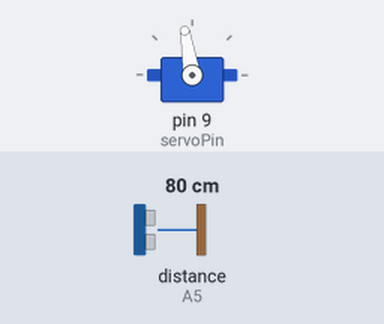
Simulated run of this sketch. Board: Arduino Uno, built with avr-gcc and run on an emulated ATmega328P. Shown: servo. The test bench sets the inputs (shaded band); at power-on: distance to the obstacle (sensor on A5) 80 cm.

Above: at 0.17 s.
At 1.2 s:
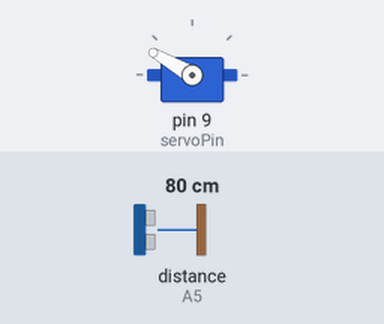
1.3 s: distance to the obstacle (sensor on A5) set to 2 cm
At 1.68 s:
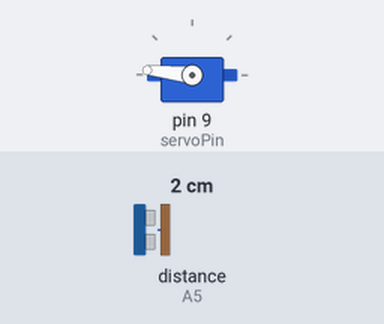
Timing chart, 0 to 13.3 s (numbered marks = the images above; inputs shaded):
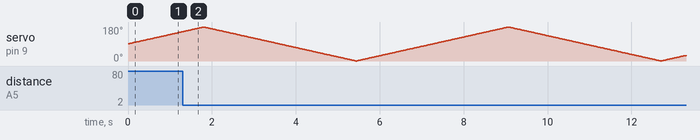

The sketch:

sharp_and_servo.ino
```cpp
/*
Benjamin Matase, AC Li, Mark (Rick) Moyer, Yash Mittal
20 February, 2016

An arduino C program used to control a robot to navigate a simulated Mars
evironment.

Servo setup:   brown-  gnd
               red  -  5v
               yellow- servoPin
*/

#include <Servo.h>
#include <SharpIR.h>

#define ir A5
#define model 1080

SharpIR sharp(ir, 10, 90, model); // creates a distance sensor object
Servo myservo; // create servo object to control a servo

int servoPos = 90; // variable to store the servo position
int servoInc = 1;
int servoPin = 9; //pin to put servo output to
int dis = 0;

int turnAmt = 0; //How much

void setup()
{
  myservo.attach(servoPin); // attaches the servo on pin 9 to the servo object
  pinMode(ir, INPUT);
  Serial.begin(9600);
}

void loop()
{
  if(servoPos > 179) {
    servoInc = -1;
  } else if(servoPos < 1) {
    servoInc = 1;
  }
  servoPos += servoInc;
  myservo.write(servoPos);

  dis = sharp.distance();
}
```
